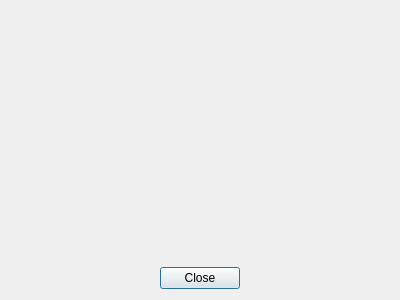
<?xml version="1.0" encoding="UTF-8"?>
<ui version="4.0">
 <class>DlgVideoPreview</class>
 <widget class="QDialog" name="DlgVideoPreview">
  <property name="geometry">
   <rect>
    <x>0</x>
    <y>0</y>
    <width>400</width>
    <height>300</height>
   </rect>
  </property>
  <property name="windowTitle">
   <string>Video Preview</string>
  </property>
  <property name="windowIcon">
   <iconset resource="resources.qrc">
    <normaloff>:/icons/Icons/okjicon144x144.png</normaloff>:/icons/Icons/okjicon144x144.png</iconset>
  </property>
  <layout class="QVBoxLayout" name="verticalLayout">
   <item>
    <widget class="VideoDisplay" name="videoDisplay" native="true">
     <property name="sizePolicy">
      <sizepolicy hsizetype="Preferred" vsizetype="Expanding">
       <horstretch>0</horstretch>
       <verstretch>0</verstretch>
      </sizepolicy>
     </property>
    </widget>
   </item>
   <item>
    <layout class="QHBoxLayout" name="horizontalLayout">
     <item>
      <spacer name="horizontalSpacer">
       <property name="orientation">
        <enum>Qt::Horizontal</enum>
       </property>
       <property name="sizeHint" stdset="0">
        <size>
         <width>40</width>
         <height>20</height>
        </size>
       </property>
      </spacer>
     </item>
     <item>
      <widget class="QPushButton" name="pushButtonClose">
       <property name="text">
        <string>Close</string>
       </property>
      </widget>
     </item>
     <item>
      <spacer name="horizontalSpacer_2">
       <property name="orientation">
        <enum>Qt::Horizontal</enum>
       </property>
       <property name="sizeHint" stdset="0">
        <size>
         <width>40</width>
         <height>20</height>
        </size>
       </property>
      </spacer>
     </item>
    </layout>
   </item>
  </layout>
 </widget>
<customwidgets>
  <customwidget>
   <class>VideoDisplay</class>
   <extends>QWidget</extends>
   <header location="global">videodisplay.h</header>
   <container>1</container>
  </customwidget>
</customwidgets>
 <resources>
  <include location="resources.qrc"/>
 </resources>
 <connections/>
</ui>
